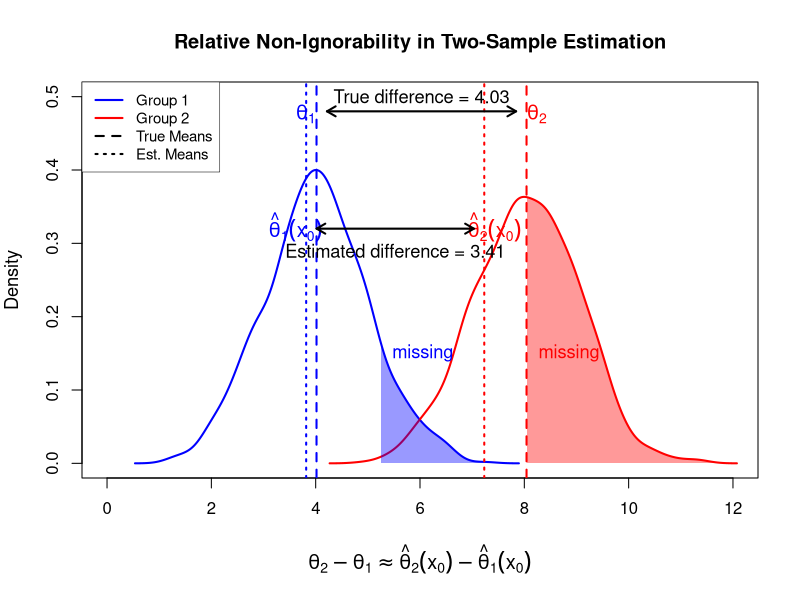

The R source for this figure:
# R code to create a visualization of partial ignorability concept
# for two-sample estimation

# Set random seed for reproducibility
set.seed(123)
#setwd("~/RL book/Figures/relative ignorability")

# Create sample data for two groups with greater separation
n <- 1000
group1 <- rnorm(n, mean = 4, sd = 1)  # Changed mean from 5 to 4
group2 <- rnorm(n, mean = 8, sd = 1)  # Changed mean from 7 to 8

# Calculate true means
true_mean1 <- mean(group1)
true_mean2 <- mean(group2)
true_diff <- true_mean2 - true_mean1

# Create truncated samples (missing the top 20% of values in each group)
cutoff1 <- quantile(group1, 0.9)
cutoff2 <- quantile(group2, 0.5)
truncated_group1 <- group1[group1 <= cutoff1]
truncated_group2 <- group2[group2 <= cutoff2]

# Calculate means of truncated samples
trunc_mean1 <- mean(truncated_group1)
trunc_mean2 <- mean(truncated_group2)
trunc_diff <- trunc_mean2 - trunc_mean1

# Create the plot
#pdf("relative_ignorability_figure.pdf", width = 10, height = 7)

# Set up the plotting area with more margin space
par(mar = c(6, 4, 4, 2) + 0.1)  # Increase bottom margin for equation
xlim <- c(0, 12)
ylim <- c(0, 0.5)

plot(NA, xlim = xlim, ylim = ylim, 
     xlab = "", ylab = "Density",
     main = "Relative Non-Ignorability in Two-Sample Estimation",
     cex.main = 1.2, cex.lab = 1.1)

# Add density curves
d1 <- density(group1)
d2 <- density(group2)

# Normalize densities to have max height of 0.4 for visibility
max_d <- max(c(max(d1$y), max(d2$y)))
scale_factor <- 0.4 / max_d

lines(d1$x, d1$y * scale_factor, col = "blue", lwd = 2)
lines(d2$x, d2$y * scale_factor, col = "red", lwd = 2)

# Add shaded regions for truncated (missing) data
# Make shading a bit more visible
polygon(c(d1$x[d1$x >= cutoff1], cutoff1), 
        c(d1$y[d1$x >= cutoff1] * scale_factor, 0), 
        col = rgb(0, 0, 1, 0.4), border = NA)
polygon(c(d2$x[d2$x >= cutoff2], cutoff2), 
        c(d2$y[d2$x >= cutoff2] * scale_factor, 0), 
        col = rgb(1, 0, 0, 0.4), border = NA)

# Add vertical lines for means
abline(v = true_mean1, col = "blue", lwd = 2, lty = 2)
abline(v = true_mean2, col = "red", lwd = 2, lty = 2)
abline(v = trunc_mean1, col = "blue", lwd = 2, lty = 3)
abline(v = trunc_mean2, col = "red", lwd = 2, lty = 3)

# Add text labels for means with better spacing
text(true_mean1 - 0.2, 0.45, expression(theta[1]), col = "blue", cex = 1.2, pos = 3)
text(true_mean2 + 0.2, 0.45, expression(theta[2]), col = "red", cex = 1.2, pos = 3)
text(trunc_mean1 - 0.2, 0.35, expression(hat(theta)[1](x[0])), col = "blue", cex = 1.2, pos = 1)
text(trunc_mean2 + 0.2, 0.35, expression(hat(theta)[2](x[0])), col = "red", cex = 1.2, pos = 1)

# Add arrows and labels for differences with improved positioning
arrows(true_mean1 + 0.2, 0.48, true_mean2 - 0.2, 0.48, code = 3, length = 0.1, lwd = 2)
text((true_mean1 + true_mean2)/2, 0.5, 
     paste("True difference =", round(true_diff, 2)), cex = 1.1)

arrows(trunc_mean1 + 0.2, 0.32, trunc_mean2 - 0.2, 0.32, code = 3, length = 0.1, lwd = 2)
text((trunc_mean1 + trunc_mean2)/2, 0.29, 
     paste("Estimated difference =", round(trunc_diff, 2)), cex = 1.1)

# Add "missing" labels with better positioning
text(cutoff1 + 0.8, 0.15, "missing", col = "blue", cex = 1.1)
text(cutoff2 + 0.8, 0.15, "missing", col = "red", cex = 1.1)

# Add legend with more space and shorter text
legend("topleft", 
       legend = c("Group 1", "Group 2", "True Means", "Est. Means"),
       col = c("blue", "red", "black", "black"),
       lty = c(1, 1, 2, 3),
       lwd = c(2, 2, 2, 2),
       cex = 0.9,
       bg = "white",  # Add white background
       box.lwd = 0.5)  # Reduce box line width

# Add equation at the bottom with clearer positioning
eq_text <- expression(theta[2] - theta[1] %~~% hat(theta)[2](x[0]) - hat(theta)[1](x[0]))
mtext(eq_text, side = 1, line = 4, cex = 1.2)


# Print the numerical results
cat("True means: Group 1 =", round(true_mean1, 3), "Group 2 =", round(true_mean2, 3), "\n")
cat("True difference =", round(true_diff, 3), "\n\n")
cat("Means after truncation: Group 1 =", round(trunc_mean1, 3), "Group 2 =", round(trunc_mean2, 3), "\n")
cat("Estimated difference =", round(trunc_diff, 3), "\n\n")
cat("Relative error in difference estimation:", round(abs(trunc_diff - true_diff)/true_diff * 100, 2), "%\n")